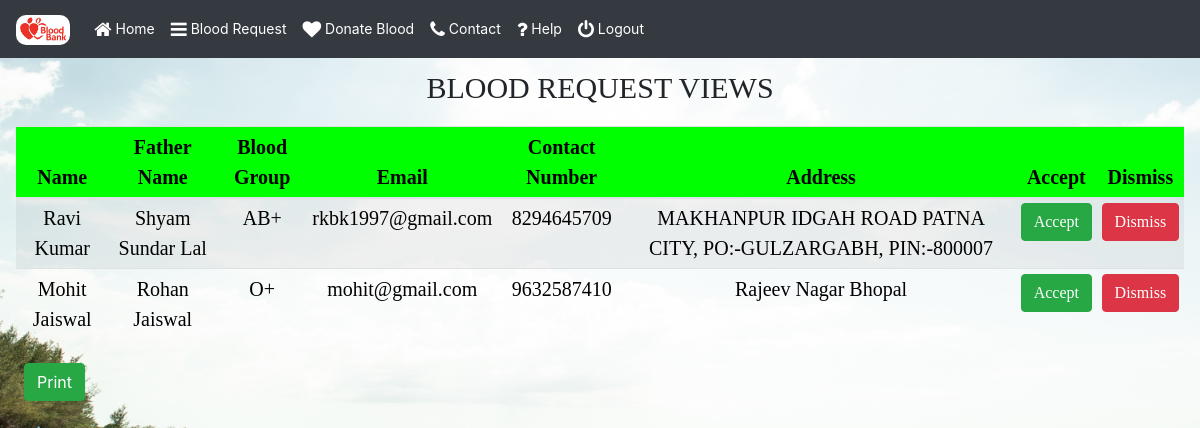
Page /viewreq on the committed database.
### bloodbankapp/models.py (models this page shows, shortened)
class bloodrequest(models.Model):
    name=models.CharField(max_length=400,null=True ,blank=True)
    fathername=models.CharField(max_length=400,null=True ,blank=True)
    group=models.CharField(max_length=400,null=True ,blank=True)
    email=models.CharField(max_length=400,null=True ,blank=True)
    phone=models.CharField(max_length=400,null=True ,blank=True)
    address=models.CharField(max_length=400,null=True ,blank=True)

### bloodbankapp/views.py (the view)
# urls.py: path('viewreq',viewreq,name="viewreq"),
def viewreq(request):
    data=bloodrequest.objects.all()
    return render(request,'viewreq.html',{'data':data})

### bloodbankapp/templates/viewreq.html
{% extends 'base.html' %}
{% load static %}
{% block content %}
<div class="heading" style="margin-top: 65px;">
    Blood Request Views
</div>
<div class="col-md-12 pr-3 pl-3 mt-3">
        <div id="divPrint">
    <table class="table table-sm table-striped " style="text-align: center;" id="">
        <thead>
            <tr>
            <th scope="col">Name</th>
            <th scope="col">Father Name</th>
            <th scope="col">Blood Group</th>
            <th scope="col">Email</th>
            <th scope="col">Contact Number</th>
            <th scope="col">Address</th>
            <th scope="col">Accept</th>
            <th scope="col">Dismiss</th>
            </tr>
        </thead>
        <tbody>
            {% for i in data %}
            <tr>
            <td>{{i.name}}</td>
            <td>{{i.fathername}}</td>
            <td>{{i.group}}</td>
            <td>{{i.email}}</td>
            <td>{{i.phone}}</td>
            <td>{{i.address}}</td>
            <td><a href="{% url 'message' i.id 'Accept' %}"><button class="btn btn-success" value="Accept">Accept</button></a></td>
            <td><a href="{% url 'message' i.id 'Dismiss' %}"><button class="btn btn-danger" value="Dismiss">Dismiss</button></td>
            </tr>
            {% endfor %}
        </tbody>
    </table>
</div>
<button class="btn btn-success w-30 mt-2 ml-2" onclick="CallPrint('divPrint');"> Print</button>
</div>
{% endblock %}

### bloodbankapp/static/style.css (style rules this page uses)
* { padding: 0; margin: 0; }
body { width: 100%; height: 100%; background: url("bg.jpg") no-repeat; background-position: center; background-size: cover; }
.heading { margin-top: 10px; text-align: center; font-family: 'Times New Roman', Times, serif; font-size: 30px; text-transform: uppercase; }
table { font-size: 20px; }
th { font-family: 'Times New Roman', Times, serif; background: lime; }
tr { color: black; }
td { font-family: 'Times New Roman', Times, serif; }

### rows in the picture
bloodrequest: name "Ravi Kumar", fathername "Shyam Sundar Lal", group "AB+", email "rkbk1997@gmail.com", phone "8294645709", address "MAKHANPUR IDGAH ROAD PATNA CITY, PO:-GULZARGABH, PIN:-800007"
bloodrequest: name "Mohit Jaiswal", fathername "Rohan Jaiswal", group "O+", email "mohit@gmail.com", phone "9632587410", address "Rajeev Nagar Bhopal"
